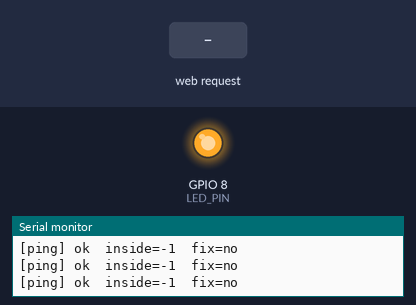
Recording of a sketch running on a simulated ESP32-C3. On the bench: output pins drawn as LEDs (lit = HIGH), the last lines printed to the serial monitor. The inputs (shaded band) are chosen by the test bench. WiFi joins after 1.5 s; servers stay silent unless stated; uploads are accepted with an empty reply.

Above: at 21.7 s.
21.8 s: HTTP request GET /gps?lat=1&lng=1&acc=1 received
At 25.26 s:
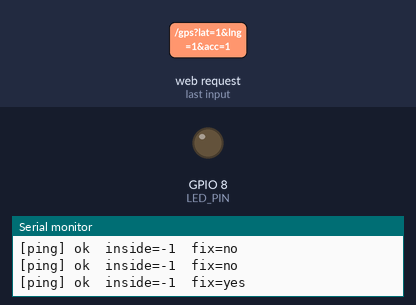
Timing chart, 0 to 36.8 s (numbered marks = the images above; inputs shaded):
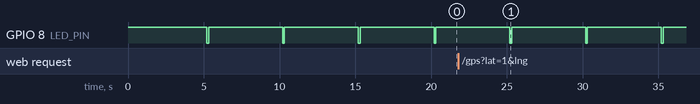

The sketch:

nex_card.ino
```cpp
/*
 * NEX-GATE ID card firmware - ESP32-C3 Mini
 *
 *  phone (GPS) --WiFi hotspot--> ESP32-C3 card --HTTPS--> NEX-GATE server on Render
 *
 * The card never has GPS hardware. The phone sends its coordinates to the card
 * (http://<card>/gps?lat=..&lng=..&acc=..), and the card forwards them to the
 * server as its own position. Libraries: only the ESP32 Arduino core (v2.x or v3.x).
 *
 * Board: "ESP32C3 Dev Module", USB CDC On Boot = Enabled.
 */
#include <WiFi.h>
#include <WebServer.h>
#include <ESPmDNS.h>
#include <HTTPClient.h>
#include <WiFiClientSecure.h>
#include "config.h"

WebServer web(80);
char cardId[16];
char host[32];

double gLat = 0, gLng = 0, gAcc = 0;
bool haveFix = false;
uint32_t fixAt = 0, lastPing = 0, lastWifiTry = 0, pingsOk = 0, pingsFail = 0;
int8_t lastInside = -1;          // -1 unknown, 0 outside, 1 inside (answer from the server)
uint32_t blinkUntil = 0;

static const char BRIDGE_PAGE[] PROGMEM = R"HTML(<!doctype html><html lang="en"><head><meta charset="utf-8">
<meta name="viewport" content="width=device-width,initial-scale=1"><title>NEX card %ID%</title>
<style>
body{margin:0;font-family:system-ui,sans-serif;background:#0b1424;color:#e6eefb;display:grid;place-items:center;min-height:100vh}
main{width:min(380px,92vw);padding:26px;border:1px solid #26385a;border-radius:20px;background:#101c31}
h1{margin:0 0 4px;font-size:22px}p{color:#8a99b6;margin:6px 0}b{color:#e6eefb}
#st{margin:18px 0;padding:14px;border-radius:12px;background:#16253f;font-weight:600}
.ok{color:#3fe0c5}.bad{color:#ffb454}
</style></head><body><main>
<h1>Card %ID%</h1><p>Keep this page open. Your phone's location is sent to the card, and the card reports it to the gate system.</p>
<div id="st" class="bad">Waiting for location permission...</div>
<p>Accuracy: <b id="ac">-</b> &nbsp; Sent: <b id="n">0</b></p>
<script>
let n=0,wl=null;
function ok(p){const c=p.coords;
 fetch('/gps?lat='+c.latitude+'&lng='+c.longitude+'&acc='+Math.round(c.accuracy||0)).then(()=>{n++;
 document.getElementById('st').className='ok';document.getElementById('st').textContent='Sending your location';
 document.getElementById('ac').textContent=Math.round(c.accuracy||0)+' m';document.getElementById('n').textContent=n;}).catch(()=>{});}
function err(e){const s=document.getElementById('st');s.className='bad';s.textContent='Location blocked: '+e.message+'. See README step "Phone setup".';}
navigator.geolocation.watchPosition(ok,err,{enableHighAccuracy:true,maximumAge:2000,timeout:20000});
try{navigator.wakeLock&&navigator.wakeLock.request('screen').then(l=>wl=l);}catch(e){}
</script></main></body></html>)HTML";

void led(bool on) { digitalWrite(LED_PIN, (on ^ LED_ACTIVE_LOW) ? HIGH : LOW); }

void handleRoot() {
  String p = FPSTR(BRIDGE_PAGE);
  p.replace("%ID%", cardId);
  web.send(200, "text/html", p);
}

void handleGps() {                       // GET or POST /gps?lat=&lng=&acc=
  if (!web.hasArg("lat") || !web.hasArg("lng")) { web.send(400, "text/plain", "lat and lng required"); return; }
  double la = web.arg("lat").toDouble(), lo = web.arg("lng").toDouble();
  if (fabs(la) > 90 || fabs(lo) > 180 || (la == 0 && lo == 0)) { web.send(400, "text/plain", "bad coordinates"); return; }
  gLat = la; gLng = lo; gAcc = web.hasArg("acc") ? web.arg("acc").toDouble() : 0;
  haveFix = true; fixAt = millis();
  web.sendHeader("Access-Control-Allow-Origin", "*");
  web.send(200, "text/plain", "ok");
}

void handleInfo() {
  char b[200];
  snprintf(b, sizeof b, "{\"id\":\"%s\",\"fix\":%s,\"ok\":%lu,\"fail\":%lu,\"rssi\":%d}",
           cardId, haveFix ? "true" : "false", (unsigned long)pingsOk, (unsigned long)pingsFail, WiFi.RSSI());
  web.send(200, "application/json", b);
}

void connectWifi() {
  WiFi.mode(WIFI_STA);
  WiFi.setAutoReconnect(true);
  WiFi.begin(WIFI_SSID, WIFI_PASS);
  WiFi.setTxPower(WIFI_POWER_8_5dBm);    // many Super Mini boards only join reliably at reduced TX power
  lastWifiTry = millis();
}

void sendPing() {
  if (WiFi.status() != WL_CONNECTED) return;
  WiFiClientSecure tls;
  tls.setInsecure();                     // simple; for strict TLS pin the Render root CA instead
  HTTPClient http;
  String url = String("https://") + SERVER_HOST + "/api/ping";
  if (!http.begin(tls, url)) return;
  http.setTimeout(10000);
  http.addHeader("Content-Type", "application/json");

  char body[256];
  bool fresh = haveFix && (millis() - fixAt < FIX_MAX_AGE_MS);
  if (fresh)
    snprintf(body, sizeof body, "{\"id\":\"%s\",\"key\":\"%s\",\"lat\":%.7f,\"lng\":%.7f,\"acc\":%.0f,\"rssi\":%d}",
             cardId, DEVICE_KEY, gLat, gLng, gAcc, WiFi.RSSI());
  else
    snprintf(body, sizeof body, "{\"id\":\"%s\",\"key\":\"%s\",\"rssi\":%d}", cardId, DEVICE_KEY, WiFi.RSSI());

  int code = http.POST((uint8_t*)body, strlen(body));
  if (code == 200) {
    pingsOk++;
    String r = http.getString();
    lastInside = r.indexOf("\"inside\":true") >= 0 ? 1 : (r.indexOf("\"inside\":false") >= 0 ? 0 : -1);
    blinkUntil = millis() + 120;
    Serial.printf("[ping] ok  inside=%d  fix=%s\n", lastInside, fresh ? "yes" : "no");
  } else {
    pingsFail++;
    Serial.printf("[ping] failed code=%d (Render may be waking up)\n", code);
  }
  http.end();
}

void setup() {
  Serial.begin(115200);
  pinMode(LED_PIN, OUTPUT); led(false);

  uint64_t mac = ESP.getEfuseMac();
  snprintf(cardId, sizeof cardId, "NEX-%02X%02X%02X", (uint8_t)(mac >> 24), (uint8_t)(mac >> 32), (uint8_t)(mac >> 40));
  snprintf(host, sizeof host, "nexcard-%s", cardId + 4);
  Serial.printf("\n=== NEX-GATE card ===\nCard ID: %s\n", cardId);

  connectWifi();
  web.on("/", handleRoot);
  web.on("/gps", handleGps);
  web.on("/info", handleInfo);
  web.begin();
}

void loop() {
  web.handleClient();

  if (WiFi.status() == WL_CONNECTED) {
    static bool announced = false;
    if (!announced) {
      announced = true;
      MDNS.begin(host);
      MDNS.addService("http", "tcp", 80);
      Serial.printf("WiFi ok. Phone page: http://%s.local/  or  http://%s/\n", host, WiFi.localIP().toString().c_str());
    }
    if (millis() - lastPing >= PING_EVERY_MS) { lastPing = millis(); sendPing(); }
  } else if (millis() - lastWifiTry > 15000) {
    Serial.println("WiFi lost, retrying...");
    WiFi.disconnect(); connectWifi();
  }

  // LED: solid = inside the geofence, short blink = ping sent, off = outside / unknown
  led(millis() < blinkUntil ? true : lastInside == 1);
}
```

config.h
```cpp
#pragma once
// ---- edit these four lines, then flash ----
#define WIFI_SSID    "YOUR_PHONE_HOTSPOT_NAME"   // the student's phone hotspot (2.4 GHz)
#define WIFI_PASS    "YOUR_HOTSPOT_PASSWORD"
#define SERVER_HOST  "nex-gate.onrender.com"     // your Render hostname, no https:// and no slash
#define DEVICE_KEY   "PASTE_DEVICE_KEY_FROM_RENDER"

// ---- optional tuning ----
#define PING_EVERY_MS     5000     // how often the card reports to the server
#define FIX_MAX_AGE_MS    20000    // a phone fix older than this is treated as lost
#define LED_PIN           8        // ESP32-C3 Super Mini on-board LED
#define LED_ACTIVE_LOW    true     // that LED is active-low
```

Measured:
- by itself, GPIO 8 (LED_PIN): alternates HIGH for 4.9 s and LOW for 0.12 s
